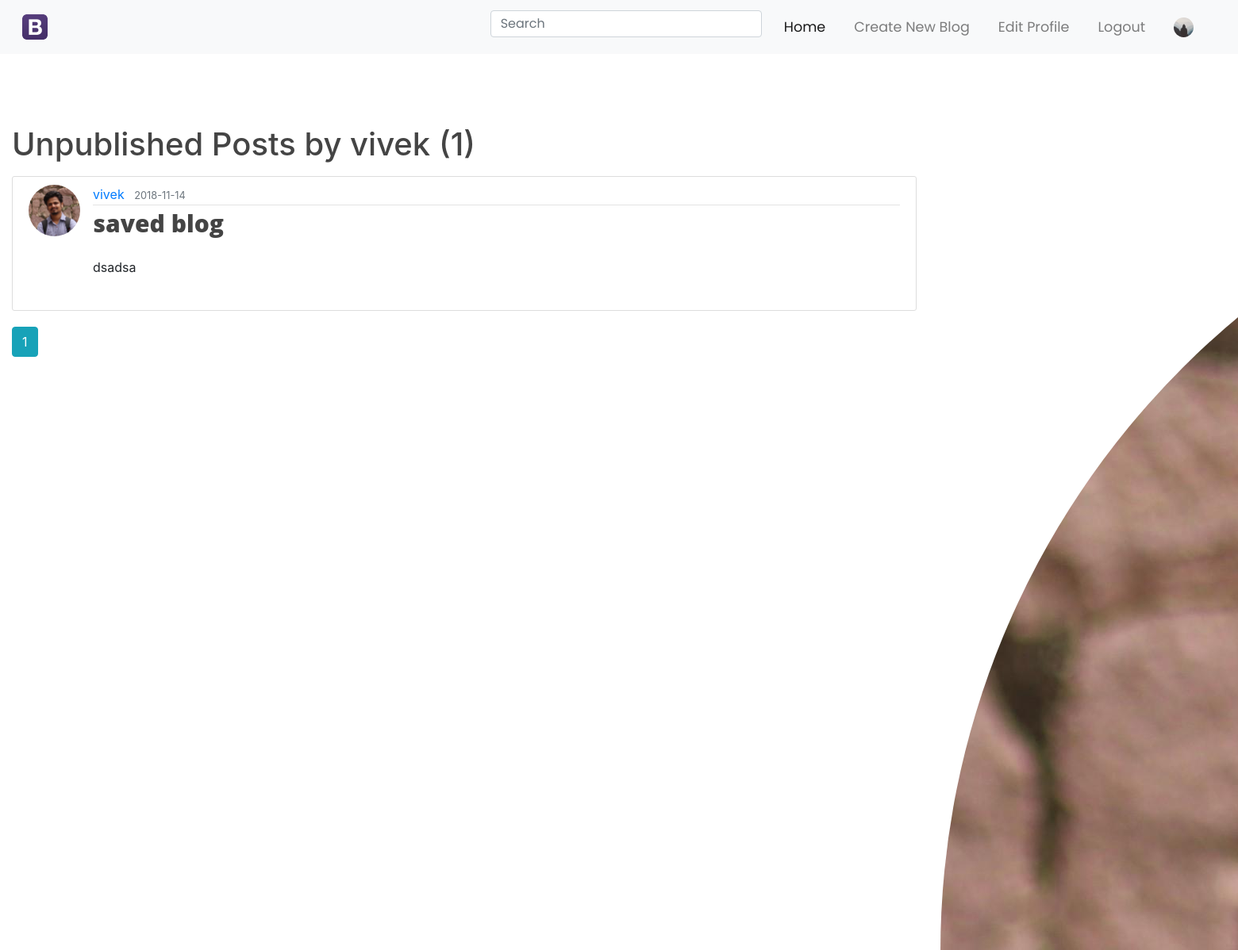
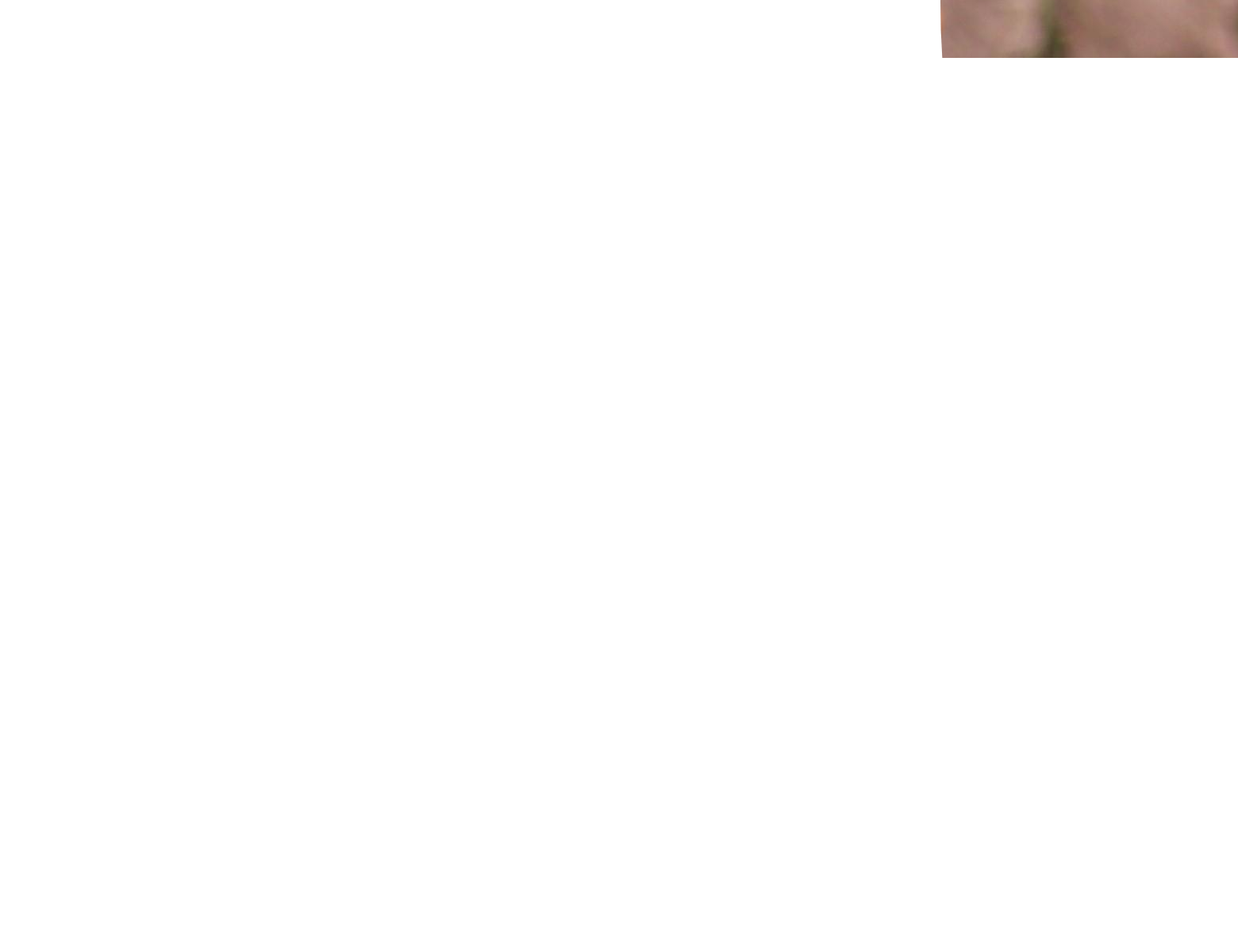
The app's page /user/vivek/unpublished (signed in) with its own data (2 pictures, top to bottom).
### flaskblog/models.py (models this page shows, shortened)
class User(db.Model, UserMixin):
    id = db.Column(db.Integer, primary_key=True)
    username = db.Column(db.String(20), unique=True, nullable=False)
    email = db.Column(db.String(120), unique=True, nullable=False)
    image_file = db.Column(db.String(20), nullable=False, default='default.jpg')
    password = db.Column(db.String(60), nullable=False)
    posts = db.relationship('Post', backref='author', lazy=True)
    aboutme = db.Column(db.String(1000))
    user_comments = db.relationship('Comment', backref='commentor', lazy=True)
    liked = db.relationship('PostLike', foreign_keys='PostLike.user_id', backref='user', lazy='dynamic')

class Post(db.Model):
    id = db.Column(db.Integer, primary_key=True)
    title = db.Column(db.String(100), nullable=False)
    date_posted = db.Column(db.DateTime, nullable=False, default=datetime.utcnow)
    content = db.Column(db.Text, nullable=False)
    user_id = db.Column(db.Integer, db.ForeignKey('user.id'), nullable=False)
    published = db.Column(db.Boolean, default=False)
    comments = db.relationship('Comment', backref='post_comments', lazy=True)
    user_tag = db.Column(db.Text)
    likes = db.relationship('PostLike', backref='post', lazy='dynamic')
    theme = db.Column(db.Integer, default=1)

### flaskblog/routes.py (the view)
@app.route("/user/<string:username>/unpublished")
@login_required
def unpublished_user_posts(username):
    page = request.args.get('page', 1, type=int)
    user = User.query.filter_by(username=username).first_or_404()
    posts = Post.query.filter_by(author=user, published=False) \
        .order_by(Post.date_posted.desc()) \
        .paginate(page=page, per_page=5)
    return render_template('unpublished_user_posts.html', posts=posts, user=user)

### flaskblog/models.py (called while the page is built)
@login_manager.user_loader
def load_user(user_id):
    return User.query.get(int(user_id))

### flaskblog/templates/unpublished_user_posts.html
{% extends "layout.html" %}
{% block content %}
        <h1 class="mb-3">Unpublished Posts by {{ user.username }} ({{ posts.total }})</h1>
        {% if posts.total == 0 %}
            <h3 align="center">No Unublished Posts</h3>
        {% else %}
        {% for post in posts.items %}
            <article class="media content-section">
                <img class="rounded-circle article-img" src="{{ url_for('static', filename='profile_pics/' + post.author.image_file) }}">
                <div class="media-body">
                    <div class="article-metadata">
                        <a class="mr-2" href="{{ url_for('user_posts', username=post.author.username) }}">{{ post.author.username }}</a>
                        <small class="text-muted">{{ post.date_posted.strftime('%Y-%m-%d') }}</small>
                    </div>
                    <h2><a class="article-title" href="{{ url_for('post', post_id=post.id) }}">{{ post.title }}</a></h2>
                    <p class="article-content">{{ post.content|safe }}</p>
                </div>
            </article>
        {% endfor %}
        {% endif %}
        {% for page_num in posts.iter_pages(left_edge=1, right_edge=1, left_current=1, right_current=2) %}
            {% if page_num %}
                {% if posts.page == page_num %}
                    <a class="btn btn-info mb-4" href="{{ url_for('user_posts', username=user.username, page=page_num) }}">{{ page_num }}</a>
                {% else %}
                    <a class="btn btn-outline-info mb-4" href="{{ url_for('user_posts', username=user.username, page=page_num) }}">{{ page_num }}</a>
                {% endif %}
            {% else %}
                ...
            {% endif %}
        {% endfor %}
{% endblock %}
    {% block sidebar %}
        <img class="imgsrc rounded-circle" src="{{ url_for('static', filename='profile_pics/' + user.image_file) }}">
        <h2 align="center">{{ current_user.username }}</h2>
        <h3 align="center">About me</h3>
        <hr>
        {% if current_user.aboutme %}
            <p align="center">{{ current_user.aboutme }}</p>
        {% endif %}
    {% endblock %}

### flaskblog/templates/layout.html (shortened to what this page needs)
<!DOCTYPE html>
<html>
<head>
        <link rel="stylesheet" href="https://cdnjs.cloudflare.com/ajax/libs/uikit/3.0.0-rc.21/css/uikit.min.css" />
    <link rel="stylesheet" href="https://maxcdn.bootstrapcdn.com/bootstrap/4.0.0/css/bootstrap.min.css">
    <link rel="stylesheet" type="text/css" href="{{ url_for('static', filename='style.css') }}">
    <link rel="stylesheet" href="https://cdnjs.cloudflare.com/ajax/libs/font-awesome/4.7.0/css/font-awesome.min.css">
    <header class="site-header">
        <nav class="navbar navbar-expand-md fixed-top navbar-light bg-light">
            <div class="container-fluid">
                <a class="navbar-brand" href="/"><img src="{{ url_for('static', filename= 'icons/Blogger.ico')}}"></a>
                <div class="collapse navbar-collapse" id="collapsibleNavbar">
                    <ul class="navbar-nav ml-auto ">
                         <li class="nav-item active">
                            <div class="ui-widget input-group md-form form-sm form-1 pl-0">
                             <form action="{{ url_for('search')}}" method="post"><input class="form-control my-0 py-1"  autocomplete="on" id="tag" name="tag" type="text" placeholder="Search" style="width: fit-content" aria-label="Search"></form>
                            </div>
                        </li>
                        <li class="nav-item active">
                            <a class="nav-link" href="{{ url_for('home') }}">Home</a>
                        </li>
                        {% if current_user.is_authenticated %}
                            <li class="nav-item">
                                <a class="nav-link" href="{{ url_for('new_post') }}">Create New Blog</a>
                            </li>
                            <li class="nav-item">
                                <a class="nav-link" href="{{ url_for('account') }}">Edit Profile</a>
                            </li>
                            <li class="nav-item">
                                <a class="nav-link" href="{{ url_for('logout') }}">Logout</a>
                            </li>
                            <li class="nav-item">
                                <a class="nav-link" href="{{ url_for('account') }}"><img class="rounded-image" src="{{ url_for('static', filename='profile_pics/' + current_user.image_file) }}" style="border-radius: 50%;width: 25px; height: 25px; padding-top: 0"></a>
                            </li>
                        {% endif %}
                    </ul>
                </div>
            </div>
        </nav>
    </header>
</head>
<body>
    <div class="outside-header">
        <main role="main" class="container-fluid" style="padding-top: 80px;">
            <div class="row">
                 <div class="col-md-9">
                    {% block content %}{% endblock %}
                </div>
                <div class="col-md-3">
                    {% block sidebar %}{% endblock %}
                </div>
            </div>
        </main>
    </div>
</body>
</html>

### flaskblog/static/style.css (style rules this page uses)
hr { border: none; height: 1px; color: #333; background-color: #333; }
body { background: #ffffff; height: 100%; padding-top: 5%; }
#collapsibleNavbar { font-family: 'Poppins', sans-serif; color: #222; overflow: hidden; }
h1, h2, h3, h4, h5, h6 { color: #444444; }
.content-section { background: #ffffff; padding: 10px 20px; border: 1px solid #dddddd; border-radius: 3px; margin-bottom: 20px; }
p { overflow: auto; }
.article-title { font-size: 30px; font-family: "Open Sans"; font-weight: 800; color: #444444; -o-transition:.5s; -moz-transition:.5s; -webkit-transition:.5s; transition:.5s; }
.article-content { font-weight:100; font-family:'Open Sans'; }
.article-img { height: 65px; width: 65px; margin-right: 16px; }
.article-metadata { padding-bottom: 1px; margin-bottom: 4px; border-bottom: 1px solid #e3e3e3 }
.imgsrc { display: block; margin-left: auto; margin-right: auto; }
.navbar { padding: 0.8rem; }
.navbar-nav li { padding-right: 20px; }
.nav-link { font-size: 1.1em; }

### records on screen
User: image_file (placeholder picture)
User: username "vivek", image_file (picture)
Post: image_file (picture), author.username "vivek", date_posted "2018-11-14", title "saved blog", content "dsadsa"

### other values on screen
{{ posts.total }} "1"
{{ page_num }} "1"
